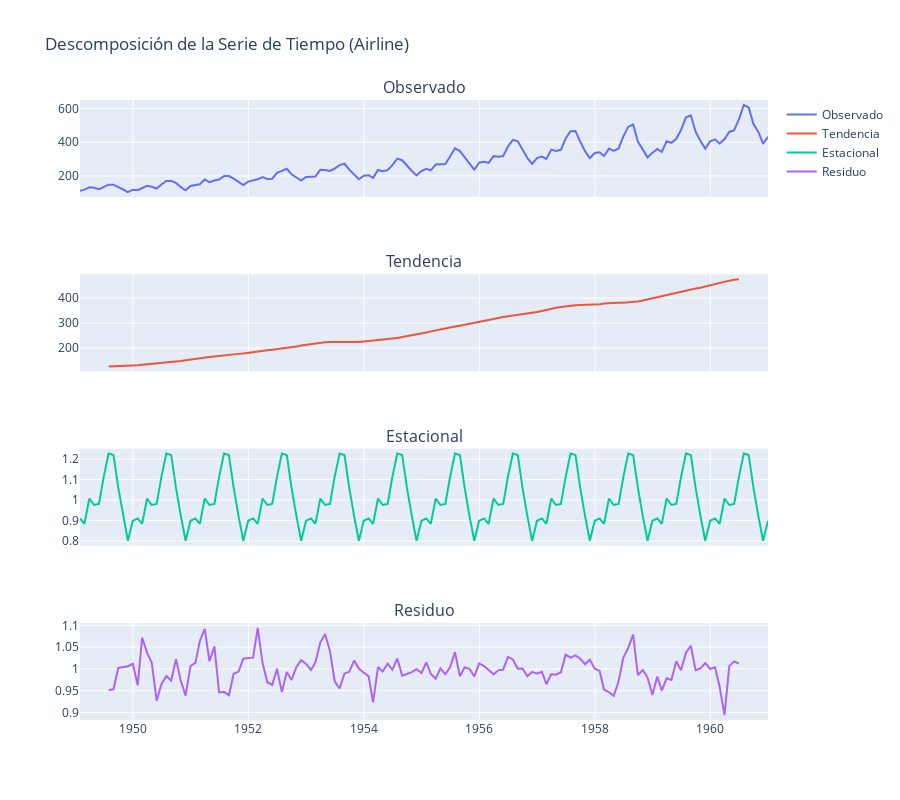

The notebook cell this image was saved under:
### Code cell
import plotly.express as px
import plotly.graph_objects as go
from plotly.subplots import make_subplots

# Descomposición de la serie de tiempo airline
decompose_result = seasonal_decompose(airline["Cantidad de pasajeros"], model="multiplicative")

# Crear un DataFrame con los resultados de la descomposición
decomposition_df = pd.DataFrame({
    'Fecha': airline.index,
    'Observado': decompose_result.observed,
    'Tendencia': decompose_result.trend,
    'Estacional': decompose_result.seasonal,
    'Residuo': decompose_result.resid
})

# Crear gráficos interactivos
fig = make_subplots(rows=4, cols=1, shared_xaxes=True, subplot_titles=['Observado', 'Tendencia', 'Estacional', 'Residuo'])

fig.add_trace(go.Scatter(x=decomposition_df['Fecha'], y=decomposition_df['Observado'], mode='lines', name='Observado'), row=1, col=1)
fig.add_trace(go.Scatter(x=decomposition_df['Fecha'], y=decomposition_df['Tendencia'], mode='lines', name='Tendencia'), row=2, col=1)
fig.add_trace(go.Scatter(x=decomposition_df['Fecha'], y=decomposition_df['Estacional'], mode='lines', name='Estacional'), row=3, col=1)
fig.add_trace(go.Scatter(x=decomposition_df['Fecha'], y=decomposition_df['Residuo'], mode='lines', name='Residuo'), row=4, col=1)

fig.update_layout(height=800, title_text="Descomposición de la Serie de Tiempo (Airline)")
fig.show()

### Figure 1 — Plotly figure (JSON) as saved in the notebook; plotly's stock layout.template omitted (floating-point values rounded to 4 significant figures; data arrays with more than 128 entries replaced by an {"elided": "..."} marker saying what was removed)
{"data": [{"mode": "lines", "name": "Observado", "type": "scatter", "x": {"elided": "144 str values"}, "xaxis": "x", "y": {"elided": "144 int values"}, "yaxis": "y"}, {"mode": "lines", "name": "Tendencia", "type": "scatter", "x": {"elided": "144 str values"}, "xaxis": "x2", "y": {"elided": "144 float values"}, "yaxis": "y2"}, {"mode": "lines", "name": "Estacional", "type": "scatter", "x": {"elided": "144 str values"}, "xaxis": "x3", "y": {"elided": "144 float values"}, "yaxis": "y3"}, {"mode": "lines", "name": "Residuo", "type": "scatter", "x": {"elided": "144 str values"}, "xaxis": "x4", "y": {"elided": "144 float values"}, "yaxis": "y4"}], "layout": {"annotations": [{"font": {"size": 16}, "showarrow": false, "text": "Observado", "x": 0.5, "xanchor": "center", "xref": "paper", "y": 1, "yanchor": "bottom", "yref": "paper"}, {"font": {"size": 16}, "showarrow": false, "text": "Tendencia", "x": 0.5, "xanchor": "center", "xref": "paper", "y": 0.7188, "yanchor": "bottom", "yref": "paper"}, {"font": {"size": 16}, "showarrow": false, "text": "Estacional", "x": 0.5, "xanchor": "center", "xref": "paper", "y": 0.4375, "yanchor": "bottom", "yref": "paper"}, {"font": {"size": 16}, "showarrow": false, "text": "Residuo", "x": 0.5, "xanchor": "center", "xref": "paper", "y": 0.1562, "yanchor": "bottom", "yref": "paper"}], "height": 800, "title": {"text": "Descomposición de la Serie de Tiempo (Airline)"}, "xaxis": {"anchor": "y", "domain": [0, 1], "matches": "x4", "showticklabels": false}, "xaxis2": {"anchor": "y2", "domain": [0, 1], "matches": "x4", "showticklabels": false}, "xaxis3": {"anchor": "y3", "domain": [0, 1], "matches": "x4", "showticklabels": false}, "xaxis4": {"anchor": "y4", "domain": [0, 1]}, "yaxis": {"anchor": "x", "domain": [0.8438, 1]}, "yaxis2": {"anchor": "x2", "domain": [0.5625, 0.7188]}, "yaxis3": {"anchor": "x3", "domain": [0.2812, 0.4375]}, "yaxis4": {"anchor": "x4", "domain": [0, 0.1562]}}}
